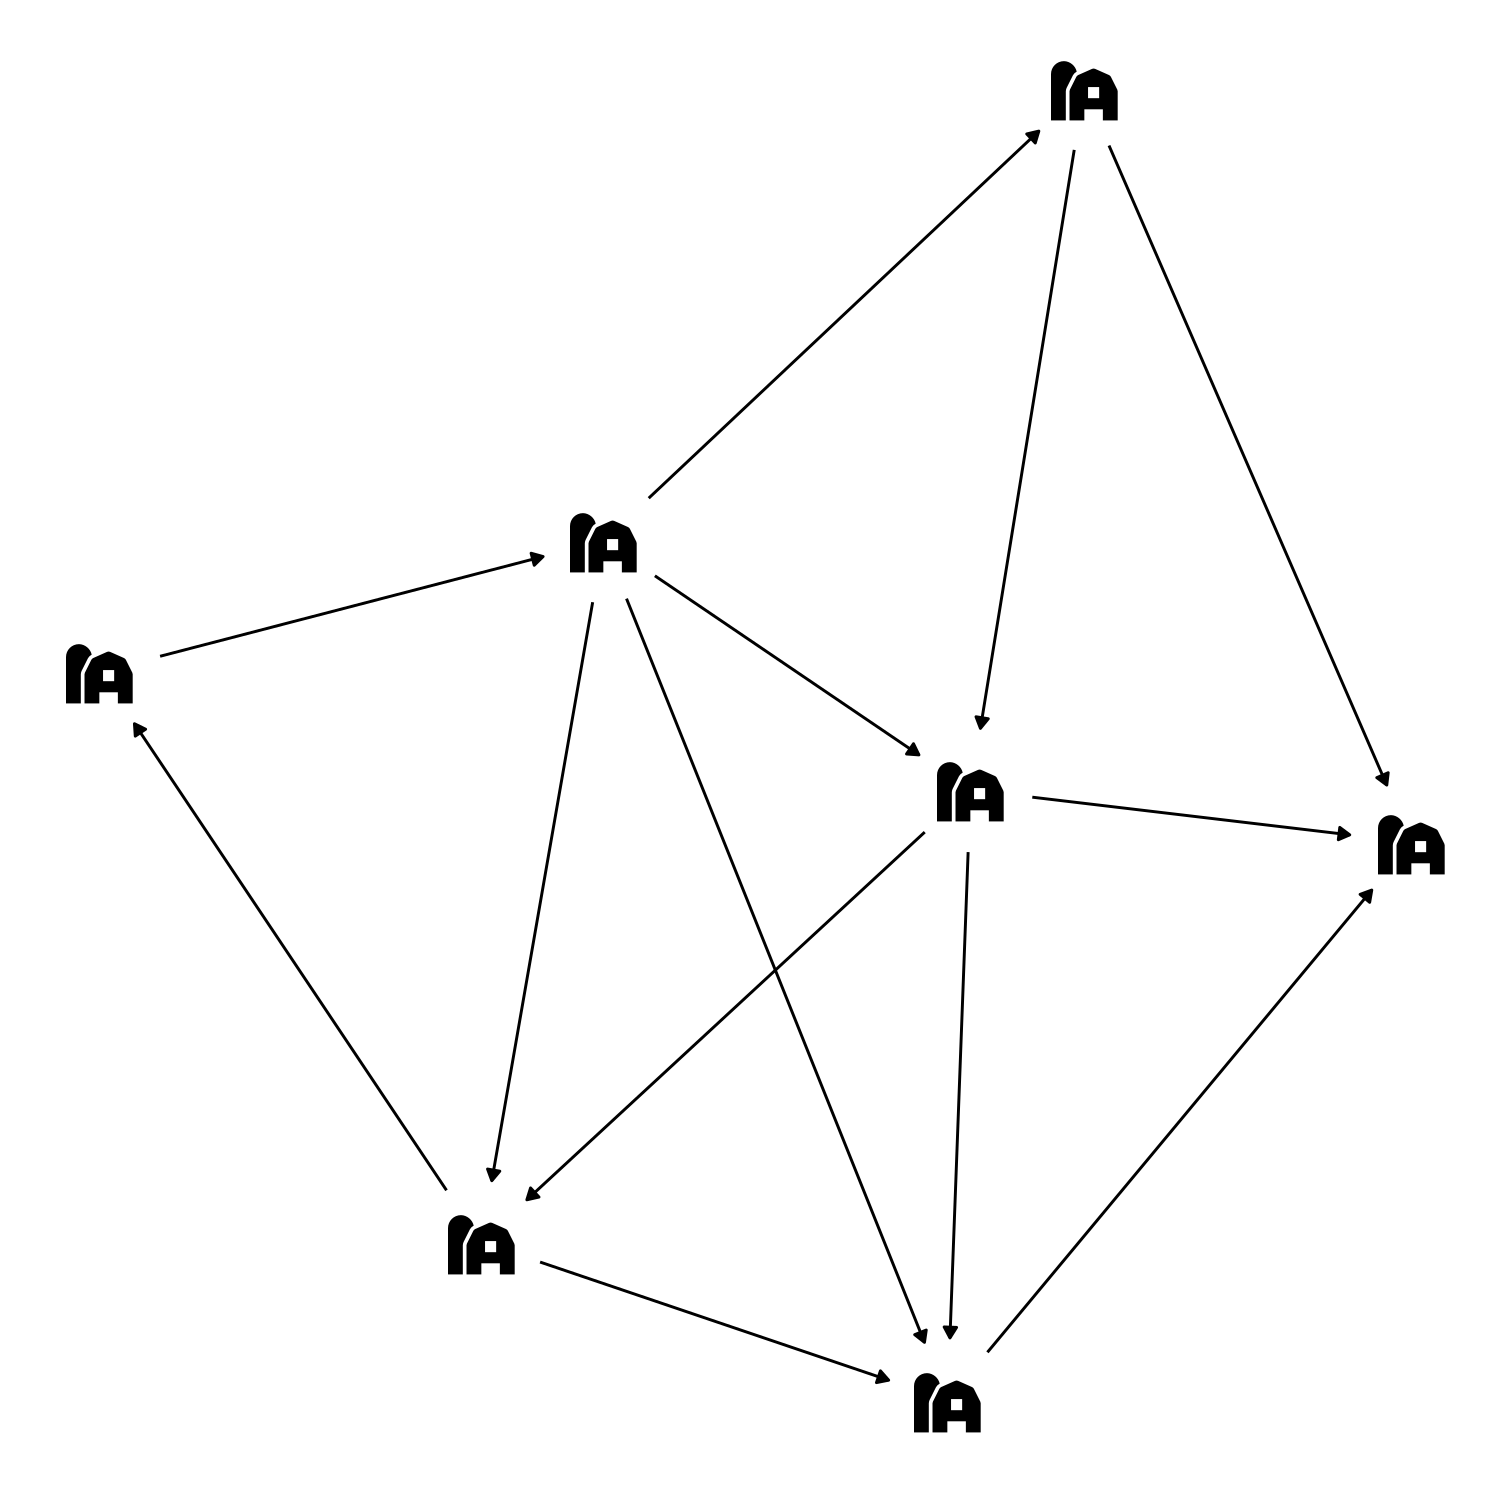

This chart was generated by the following R code:
library(tidyverse)
library(magrittr)
library(tidygraph)
library(ggraph)
library(gganimate)

set.seed(100)
gg <- play_erdos_renyi(7, p=0.33) %>%
  activate(edges) %>% filter(str_c(from, to) %>% is_in(str_c(to, from)) %>% not()) %>%
  activate(nodes) %>%
  mutate(name = c("one", "two", "three", "four", "five", "six", "seven"))
layout_matrix <- gg %>% graphlayouts::layout_with_stress() %>% set_colnames(c("x", "y"))

ggraph(gg, layout=layout_matrix) +
  geom_edge_link(end_cap=circle(15, "pt"), start_cap=circle(15, "pt"),
                 edge_width=0.33, arrow=arrow(angle=30, length=unit(3, "pt"), type="closed")) +
  geom_node_text(size=5, label="farm", family="Font Awesome 5 Pro Solid") +
  scale_alpha_identity() + scale_edge_alpha_identity() +
  theme(legend.position="none",
        panel.border=element_blank(),
        panel.background=element_blank(),
        plot.background=element_blank())
ggsave(filename="sample_network_nodes.png", width=5, height=5, bg="transparent")

ggraph(gg, layout=layout_matrix) +
  geom_edge_link(end_cap=circle(15, "pt"), start_cap=circle(15, "pt"),
                 edge_width=0.33, arrow=arrow(angle=30, length=unit(3, "pt"), type="closed")) +
  geom_node_text(size=10, aes(label=1:7), family="Alegreya") +
  scale_alpha_identity() + scale_edge_alpha_identity() +
  theme(legend.position="none",
        panel.border=element_blank(),
        panel.background=element_blank(),
        plot.background=element_blank())
ggsave(filename="sample_network_numbers.png", width=5, height=5, bg="transparent")

ggraph(gg %>% activate(nodes) %>% mutate(alph = ifelse(name %in% c("six", "three"), 1, 0)),
       layout=layout_matrix) +
  geom_edge_link(alpha=0, end_cap=circle(15, "pt"), start_cap=circle(15, "pt"),
                 edge_width=0.33, arrow=arrow(angle=30, length=unit(3, "pt"), type="closed")) +
  geom_node_text(aes(alpha=alph), size=5, label="farm", family="Font Awesome 5 Pro Solid") +
  scale_alpha_identity() + scale_edge_alpha_identity() +
  theme(legend.position="none",
        panel.border=element_blank(),
        panel.background=element_blank(),
        plot.background=element_blank())
ggsave(filename="sample_network_nodes_zero.png", width=5, height=5, bg="transparent")

ggraph(gg %>% activate(edges) %>% mutate(alph = ifelse(from == 6 & to == 3, 1, 0)),
       layout=layout_matrix) +
  geom_edge_link(aes(alpha=alph), end_cap=circle(15, "pt"), start_cap=circle(15, "pt"),
                 edge_width=0.33, arrow=arrow(angle=30, length=unit(3, "pt"), type="closed")) +
  scale_edge_alpha_identity() +
  theme(legend.position="none",
        panel.border=element_blank(),
        panel.background=element_blank(),
        plot.background=element_blank())
ggsave(filename="sample_network_edges_zero.png", width=5, height=5, bg="transparent")


ggraph(gg %>% activate(nodes) %>% mutate(alph = ifelse(name %in% c("six", "three"), 0, 1)),
       layout=layout_matrix) +
  geom_edge_link(alpha=0, end_cap=circle(15, "pt"), start_cap=circle(15, "pt"),
                 edge_width=0.33, arrow=arrow(angle=30, length=unit(3, "pt"), type="closed")) +
  geom_node_text(aes(alpha=alph), size=5, label="farm", family="Font Awesome 5 Pro Solid") +
  scale_alpha_identity() + scale_edge_alpha_identity() +
  theme(legend.position="none",
        panel.border=element_blank(),
        panel.background=element_blank(),
        plot.background=element_blank())
ggsave(filename="sample_network_nodes_one.png", width=5, height=5, bg="transparent")

ggraph(gg %>% activate(edges) %>% mutate(alph = ifelse(from == 6 & to == 3, 0, 1)),
       layout=layout_matrix) +
  geom_edge_link(aes(alpha=alph), end_cap=circle(15, "pt"), start_cap=circle(15, "pt"),
                 edge_width=0.33, arrow=arrow(angle=30, length=unit(3, "pt"), type="closed")) +
  scale_edge_alpha_identity() +
  theme(legend.position="none",
        panel.border=element_blank(),
        panel.background=element_blank(),
        plot.background=element_blank())
ggsave(filename="sample_network_edges_one.png", width=5, height=5, bg="transparent")


adj_mat <- gg %>% as.igraph() %>% igraph::as_adjacency_matrix(sparse=FALSE)
diag(adj_mat) <- -rowSums(adj_mat)
{cat("\\begin{bmatrix}\n")
  tmp <- apply(adj_mat, 1, . %>% str_c(" delta", collapse=" & ")) %>%
    str_replace_all(c("1 delta" = "delta", "0 delta" = "0")) %>%
    str_replace_all("delta", "\\\\delta") %>%
    lapply(. %>% str_c("  ", ., "\\\\\n") %>% cat())
  cat("\\end{bmatrix}\n")}




################################################################################################################################

ggraph(gg %>%
         activate(nodes) %>%
         mutate(col=str_replace_all(name, c("one"="#000000", "two"="#f74700", "three"="#000000", "four"="#000000", "five"="#000000", "six"="#000000", "seven"="#000000")),
                alph=str_replace_all(name, c("one"="0", "two"="1", "three"="0", "four"="0", "five"="0", "six"="0", "seven"="0"))),
       layout=layout_matrix) +
  geom_edge_link(alpha=0, end_cap=circle(15, "pt"), start_cap=circle(15, "pt"),
                 edge_width=0.33, arrow=arrow(angle=30, length=unit(3, "pt"), type="closed")) +
  geom_node_text(aes(colour=col, alpha=alph), size=5, label="farm", family="Font Awesome 5 Pro Solid") +
  scale_colour_identity() + scale_alpha_identity() +
  theme(legend.position="none",
        panel.border=element_blank(),
        panel.background=element_blank(),
        plot.background=element_blank())
ggsave(filename="sample_network_nodes_two.png", width=5, height=5, bg="transparent")

ggraph(gg %>%
         activate(nodes) %>%
         mutate(col=str_replace_all(name, c("one"="#000000", "two"="#f74700", "three"="#000000", "four"="#000000", "five"="#000000", "six"="#f74700", "seven"="#000000")),
                alph=str_replace_all(name, c("one"="0", "two"="1", "three"="0", "four"="0", "five"="0", "six"="1", "seven"="0"))),
       layout=layout_matrix) +
  geom_edge_link(alpha=0, end_cap=circle(15, "pt"), start_cap=circle(15, "pt"),
                 edge_width=0.33, arrow=arrow(angle=30, length=unit(3, "pt"), type="closed")) +
  geom_node_text(aes(colour=col, alpha=alph), size=5, label="farm", family="Font Awesome 5 Pro Solid") +
  scale_colour_identity() + scale_alpha_identity() +
  theme(legend.position="none",
        panel.border=element_blank(),
        panel.background=element_blank(),
        plot.background=element_blank())
ggsave(filename="sample_network_nodes_three.png", width=5, height=5, bg="transparent")

ggraph(gg %>%
         activate(nodes) %>%
         mutate(col=str_replace_all(name, c("one"="#000000", "two"="#f74700", "three"="#000000", "four"="#000000", "five"="#000000", "six"="#f74700", "seven"="#f74700")),
                alph=str_replace_all(name, c("one"="0", "two"="1", "three"="0", "four"="0", "five"="0", "six"="1", "seven"="1"))),
       layout=layout_matrix) +
  geom_edge_link(alpha=0, end_cap=circle(15, "pt"), start_cap=circle(15, "pt"),
                 edge_width=0.33, arrow=arrow(angle=30, length=unit(3, "pt"), type="closed")) +
  geom_node_text(aes(colour=col, alpha=alph), size=5, label="farm", family="Font Awesome 5 Pro Solid") +
  scale_colour_identity() + scale_alpha_identity() +
  theme(legend.position="none",
        panel.border=element_blank(),
        panel.background=element_blank(),
        plot.background=element_blank())
ggsave(filename="sample_network_nodes_four.png", width=5, height=5, bg="transparent")

ggraph(gg %>%
         activate(nodes) %>%
         mutate(col=str_replace_all(name, c("one"="#000000", "two"="#f74700", "three"="#f74700", "four"="#000000", "five"="#000000", "six"="#f74700", "seven"="#f74700")),
                alph=str_replace_all(name, c("one"="0", "two"="1", "three"="1", "four"="0", "five"="0", "six"="1", "seven"="1"))),
       layout=layout_matrix) +
  geom_edge_link(alpha=0, end_cap=circle(15, "pt"), start_cap=circle(15, "pt"),
                 edge_width=0.33, arrow=arrow(angle=30, length=unit(3, "pt"), type="closed")) +
  geom_node_text(aes(colour=col, alpha=alph), size=5, label="farm", family="Font Awesome 5 Pro Solid") +
  scale_colour_identity() + scale_alpha_identity() +
  theme(legend.position="none",
        panel.border=element_blank(),
        panel.background=element_blank(),
        plot.background=element_blank())
ggsave(filename="sample_network_nodes_five.png", width=5, height=5, bg="transparent")

ggraph(gg %>%
         activate(nodes) %>%
         mutate(col=str_replace_all(name, c("one"="#f74700", "two"="#f74700", "three"="#f74700", "four"="#000000", "five"="#000000", "six"="#f74700", "seven"="#f74700")),
                alph=str_replace_all(name, c("one"="1", "two"="1", "three"="1", "four"="0", "five"="0", "six"="1", "seven"="1"))),
       layout=layout_matrix) +
  geom_edge_link(alpha=0, end_cap=circle(15, "pt"), start_cap=circle(15, "pt"),
                 edge_width=0.33, arrow=arrow(angle=30, length=unit(3, "pt"), type="closed")) +
  geom_node_text(aes(colour=col, alpha=alph), size=5, label="farm", family="Font Awesome 5 Pro Solid") +
  scale_colour_identity() + scale_alpha_identity() +
  theme(legend.position="none",
        panel.border=element_blank(),
        panel.background=element_blank(),
        plot.background=element_blank())
ggsave(filename="sample_network_nodes_six.png", width=5, height=5, bg="transparent")
